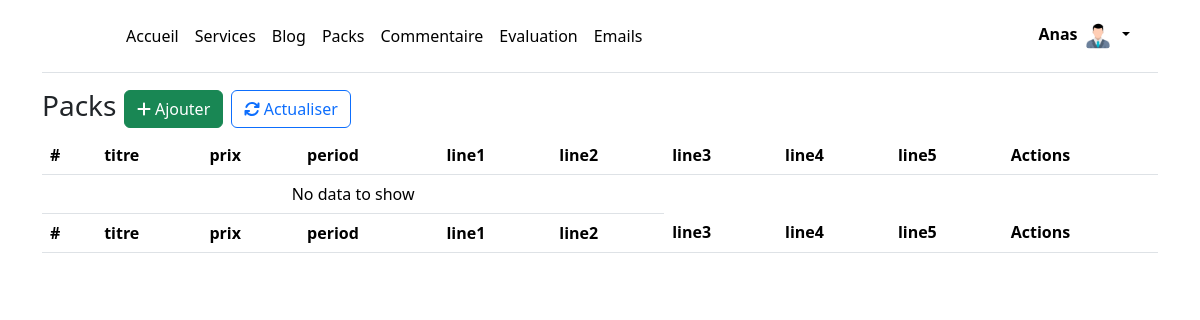
The page /admin/packs.php (signed in) on the database as committed earlier.
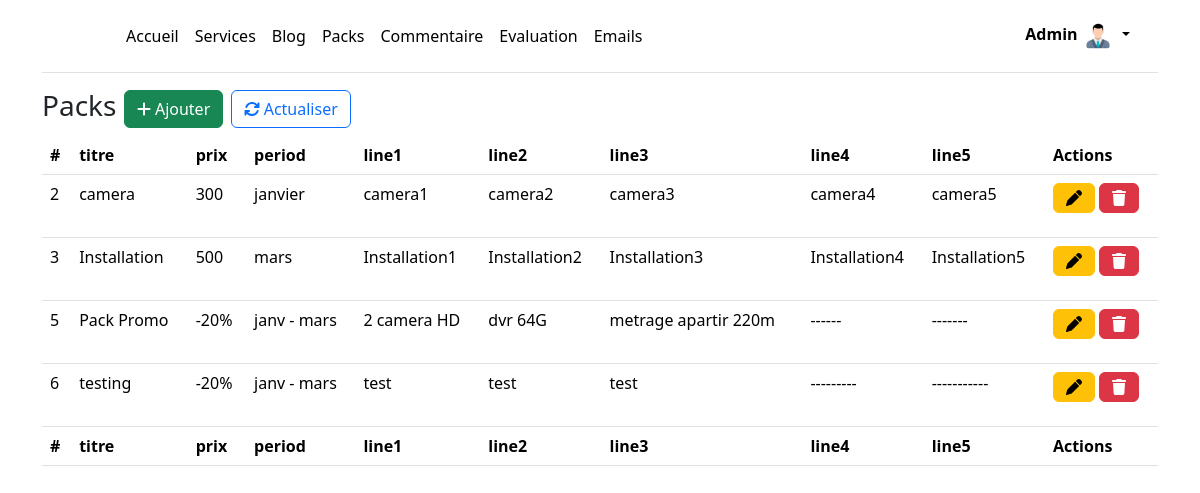
The same page on the database as committed later.
### tables this page shows
CREATE TABLE `users` (
  `id` int(11) NOT NULL,
  `name` varchar(50) NOT NULL,
  `password` varchar(50) NOT NULL,
  `email` varchar(50) NOT NULL,
  `date` date DEFAULT NULL,
  `image` varchar(150) NOT NULL
);

CREATE TABLE `packs` (
  `id` int(11) NOT NULL,
  `titre` varchar(50) NOT NULL,
  `prix` varchar(50) NOT NULL,
  `period` varchar(50) NOT NULL,
  `line1` varchar(50) NOT NULL,
  `line2` varchar(50) NOT NULL,
  `line3` varchar(50) NOT NULL,
  `line4` varchar(50) NOT NULL,
  `line5` varchar(50) NOT NULL
);

### admin/includes/routes.php (called while the page is built, shortened)
<?php
$DatabaseController = new DatabaseController();
$db = $DatabaseController->getConnectionDB() ;
require_once 'controllers/compteController.php' ;
$CompteController = new CompteController($db);
require_once 'controllers/packController.php' ;
$PackController = new PackController($db);

### admin/controllers/compteController.php (called while the page is built, shortened)
<?php
class CompteController
{
    private $db;
    public function __construct($db)
    {
        $this->db = $db;
    }
    public function getById($id)
    {
        $query = mysqli_query($this->db, "SELECT * FROM `users` WHERE `id` ='{$id}'");
        $result = mysqli_fetch_assoc($query);
        if ($query) {
            return $result;
        } else {
            return false;
        }
    }
}
?>

### admin/controllers/packController.php (called while the page is built, shortened)
<?php
class PackController
{
    private $db;
    public function __construct($db)
    {
        $this->db = $db;
    }
    public function read()
    {
        $table = array();
        $query = mysqli_query($this->db, "SELECT * FROM `packs`");
        while ($result = mysqli_fetch_array($query)) {
            $table[] = $result;
        }
        return $table;
    }
}

### admin/packs.php (the view, shortened to what the changed rows need)
<?php
require_once 'layouts/_head.php';
?>
<body class="container">
    <?php
    require_once 'layouts/_nav.php';
    ?>
    <table class="table">
        <thead>
            <tr>
                <th scope="col">#</th>
                <th scope="col">titre</th>
                <th scope="col">prix</th>
                <th scope="col">period</th>
                <th scope="col">line1</th>
                <th scope="col">line2</th>
                <th scope="col">line3</th>
                <th scope="col">line4</th>
                <th scope="col">line5</th>
                <th scope="col">Actions</th>
            </tr>
        </thead>
        <tbody>
            <?php
            $Allpackss = $PackController->read();
            if (!empty($Allpackss)) {
                foreach ($Allpackss as $i => $packs) :
            ?>
                    <tr>
                        <td><?= $packs['id']; ?></td>
                        <td><?= $packs['titre']; ?></td>
                        <td><?= $packs['prix']; ?></td>
                        <td><?= $packs['period']; ?></td>
                        <td><?= $packs['line1']; ?></td>
                        <td><?= isset($packs['line2']) ? $packs['line2'] : ''; ?></td>
                        <td><?= isset($packs['line3']) ? $packs['line3'] : ''; ?></td>
                        <td><?= isset($packs['line4']) ? $packs['line4'] : ''; ?></td>
                        <td><?= isset($packs['line5']) ? $packs['line5'] : ''; ?></td>
                        <td>
                            <form method="post">
                                <button type="button" class="btn btn-warning" data-bs-toggle="modal" data-bs-target="#update<?= $packs["id"]; ?>"><i class="fa fa-pen"></i></button>
                                <button type="button" class="btn btn-danger" data-bs-toggle="modal" data-bs-target="#delete<?= $packs["id"]; ?>"><i class="fa fa-trash"></i></button>
                            </form>
                        </td>
                    </tr>
            <?php endforeach;
            } else {
                echo '<tr><td colspan="6" class="text-center align-middle">No data to show</td></tr>';
            } ?>
        </tbody>
        <tfoot>
            <tr>
                <th scope="col">#</th>
                <th scope="col">titre</th>
                <th scope="col">prix</th>
                <th scope="col">period</th>
                <th scope="col">line1</th>
                <th scope="col">line2</th>
                <th scope="col">line3</th>
                <th scope="col">line4</th>
                <th scope="col">line5</th>
                <th scope="col">Actions</th>
            </tr>
        </tfoot>
    </table>
</body>

### admin/layouts/_nav.php (shortened to what the changed rows need)
<header class="p-3 mb-3 border-bottom">
    <div class="container">
      <div class="d-flex flex-wrap align-items-center justify-content-center justify-content-lg-start">
        <div class="dropdown text-end">
          <a href="#" class="d-block link-body-emphasis text-decoration-none dropdown-toggle" data-bs-toggle="dropdown" aria-expanded="false">
            <strong><?= $User['name'] ; ?></strong> <img src="assets/img/<?= $User['image'] ; ?>" alt="mdo" width="32" height="32" class="rounded-circle">
          </a>
        </div>
      </div>
    </div>
  </header>

Rows that differ between the two databases and show on the page:
changed users: name "Anas" → "Admin"
added packs: id "2", titre "camera", prix "300", period "janvier", line1 "camera1", line2 "camera2", line3 "camera3", line4 "camera4", line5 "camera5"
added packs: id "3", titre "Installation", prix "500", period "mars", line1 "Installation1", line2 "Installation2", line3 "Installation3", line4 "Installation4", line5 "Installation5"
added packs: id "5", titre "Pack Promo", prix "-20%", period "janv - mars", line1 "2 camera HD", line2 "dvr 64G", line3 "metrage apartir 220m", line4 "------", line5 "-------"
added packs: id "6", titre "testing", prix "-20%", period "janv - mars", line1 "test", line2 "test", line3 "test", line4 "---------", line5 "-----------"
Other text that changed with them:
text no longer shown: "No data to show"
